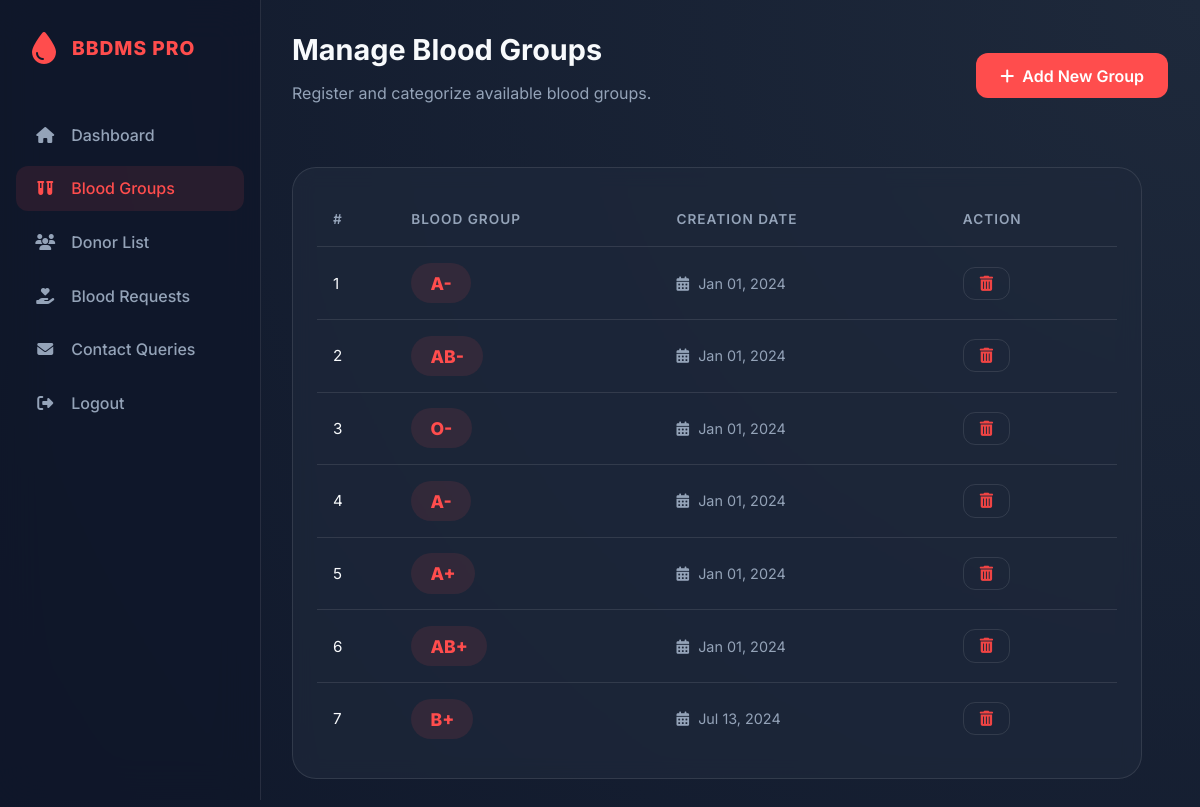
Screenshot of /admin/manage-bloodgroup.php (signed in) with the database file from the repository.
### tables this page shows
CREATE TABLE `tblbloodgroup` (
  `id` int(11) NOT NULL,
  `BloodGroup` varchar(20) DEFAULT NULL,
  `PostingDate` timestamp NOT NULL DEFAULT current_timestamp()
);

### admin/manage-bloodgroup.php (the view, shortened to what this page needs)
<?php
include('../includes/config.php');
if (strlen($_SESSION['alogin']) == 0) {
    header('location:index.php');
    exit();
} else {
?>
<!DOCTYPE html>
<html lang="en">
<head>
    <link rel="stylesheet" href="https://cdnjs.cloudflare.com/ajax/libs/font-awesome/6.4.0/css/all.min.css">
    <link rel="stylesheet" href="css/innovative-style.css">
</head>
<body>
    <?php include('includes/leftbar.php'); ?>
    <div class="main-content">
        <header class="header">
            <div>
                <h1>Manage Blood Groups</h1>
                <p style="color: var(--text-dim);">Register and categorize available blood groups.</p>
            </div>
            <div>
                <a href="add-bloodgroup.php" class="btn-modern btn-primary-modern">
                    <i class="fa-solid fa-plus"></i> Add New Group
                </a>
            </div>
        </header>
        <div class="table-card" style="max-width: 800px;">
            <div class="table-responsive">
                <table>
                    <thead>
                        <tr>
                            <th>#</th>
                            <th>Blood Group</th>
                            <th>Creation Date</th>
                            <th>Action</th>
                        </tr>
                    </thead>
                    <tbody>
                        <?php
                        $sql = "SELECT * from tblbloodgroup";
                        $query = $dbh->prepare($sql);
                        $query->execute();
                        $results = $query->fetchAll(PDO::FETCH_OBJ);
                        $cnt = 1;
                        if($query->rowCount() > 0) {
                            foreach($results as $result) { ?>
                            <tr>
                                <td><?php echo $cnt; ?></td>
                                <td>
                                    <span class="badge" style="background: rgba(255, 77, 77, 0.1); color: var(--primary-color); font-weight: 800; font-size: 1.1rem; padding: 0.6rem 1.2rem;">
                                        <?php echo htmlentities($result->BloodGroup); ?>
                                    </span>
                                </td>
                                <td>
                                    <div style="font-size: 0.9rem; color: var(--text-dim);">
                                        <i class="fa-solid fa-calendar-days" style="margin-right: 5px;"></i>
                                        <?php echo date('M d, Y', strtotime($result->PostingDate)); ?>
                                    </div>
                                </td>
                                <td>
                                    <a href="manage-bloodgroup.php?del=<?php echo $result->id;?>" class="btn-modern btn-outline-modern" style="padding: 0.5rem 1rem; color: var(--danger);" onclick="return confirm('Are you sure you want to delete this blood group?');" title="Delete">
                                        <i class="fa-solid fa-trash-can"></i>
                                    </a>
                                </td>
                            </tr>
                            <?php $cnt++; }
                        } else { ?>
                            <tr>
                                <td colspan="4" style="text-align: center; padding: 3rem; color: var(--text-dim);">No blood groups listed.</td>
                            </tr>
                        <?php } ?>
                    </tbody>
                </table>
            </div>
        </div>
    </div>
</body>
</html>
<?php } ?>

### admin/css/innovative-style.css (style rules this page uses)
:root { --primary-color: #ff4d4d; --primary-hover: #ff3333; --bg-dark: #0f172a; --bg-card: rgba(30, 41, 59, 0.7); --glass-border: rgba(255, 255, 255, 0.1); --text-main: #f8fafc; --text-dim: #94a3b8; --success: #10b981; --danger: #ef4444; }
body { margin: 0; font-family: 'Inter', sans-serif; background: radial-gradient(circle at top right, #1e293b, #0f172a); color: var(--text-main); min-height: 100vh; overflow-x: hidden; }
.main-content { margin-left: 260px; padding: 2rem; }
.header { display: flex; justify-content: space-between; align-items: center; margin-bottom: 3rem; }
.header h1 { font-size: 1.8rem; font-weight: 700; margin: 0; }
.table-card { background: var(--bg-card); backdrop-filter: blur(10px); border: 1px solid var(--glass-border); border-radius: 24px; padding: 1.5rem; overflow: hidden; }
.table-responsive { overflow-x: auto; }
table { width: 100%; border-collapse: collapse; }
th { text-align: left; padding: 1.2rem 1rem; color: var(--text-dim); font-weight: 600; font-size: 0.85rem; text-transform: uppercase; letter-spacing: 1px; border-bottom: 1px solid var(--glass-border); }
td { padding: 1.2rem 1rem; border-bottom: 1px solid var(--glass-border); font-size: 0.95rem; }
tr:last-child td { border-bottom: none; }
.badge { padding: 0.4rem 1rem; border-radius: 100px; font-size: 0.75rem; font-weight: 600; }
.btn-modern { padding: 0.8rem 1.5rem; border-radius: 12px; font-weight: 600; cursor: pointer; transition: all 0.3s; border: none; text-decoration: none; display: inline-flex; align-items: center; gap: 0.5rem; }
.btn-primary-modern { background: var(--primary-color); color: white; }
.btn-outline-modern { background: transparent; border: 1px solid var(--glass-border); color: var(--text-main); }

### rows the page displays
tblbloodgroup: BloodGroup "A-", PostingDate "Jan 01, 2024"
tblbloodgroup: BloodGroup "AB-", PostingDate "Jan 01, 2024"
tblbloodgroup: BloodGroup "O-", PostingDate "Jan 01, 2024"
tblbloodgroup: BloodGroup "A-", PostingDate "Jan 01, 2024"
tblbloodgroup: BloodGroup "A+", PostingDate "Jan 01, 2024"
tblbloodgroup: BloodGroup "AB+", PostingDate "Jan 01, 2024"
tblbloodgroup: BloodGroup "B+", PostingDate "Jul 13, 2024"
